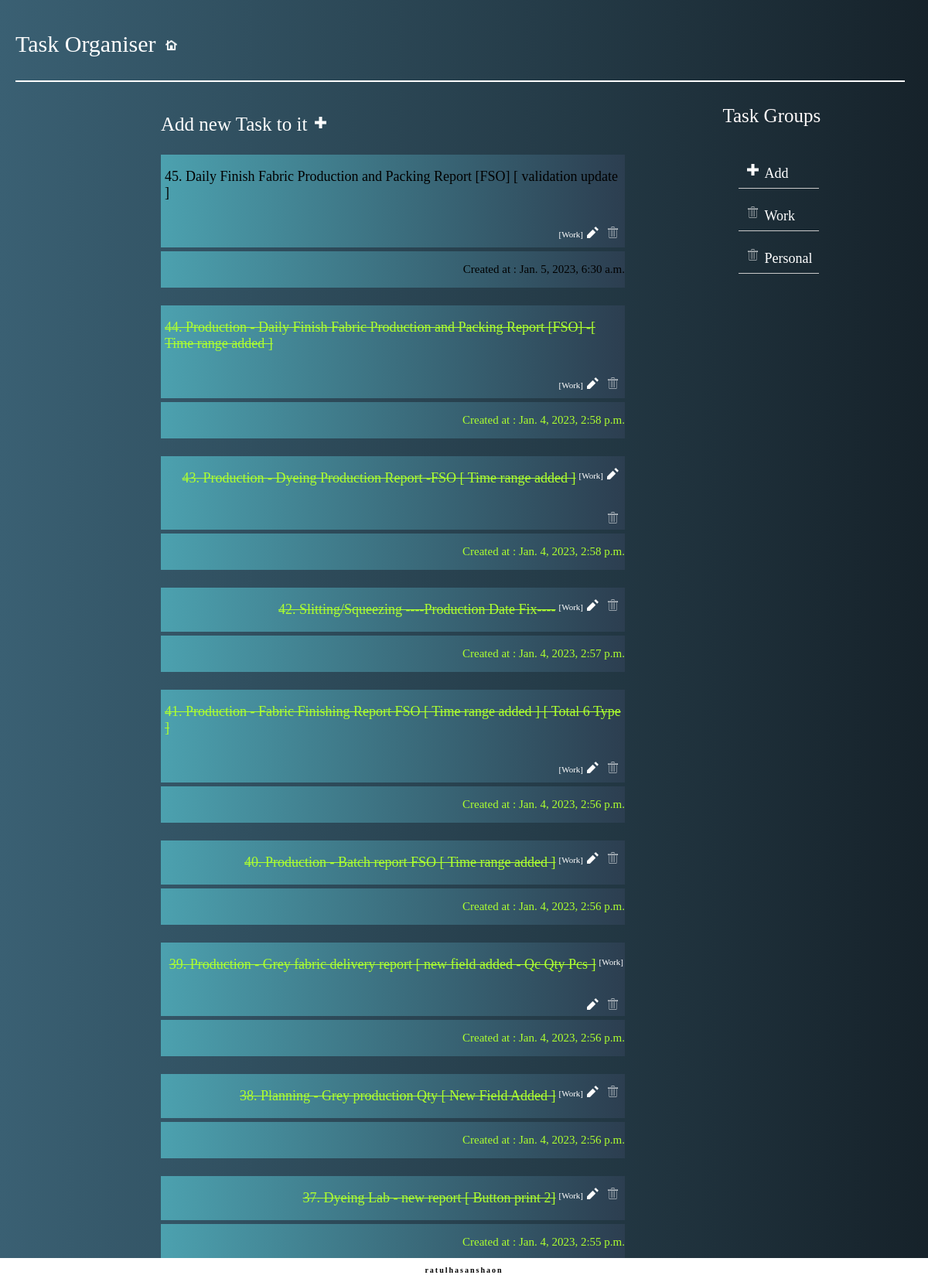
Before: / with the older database file.
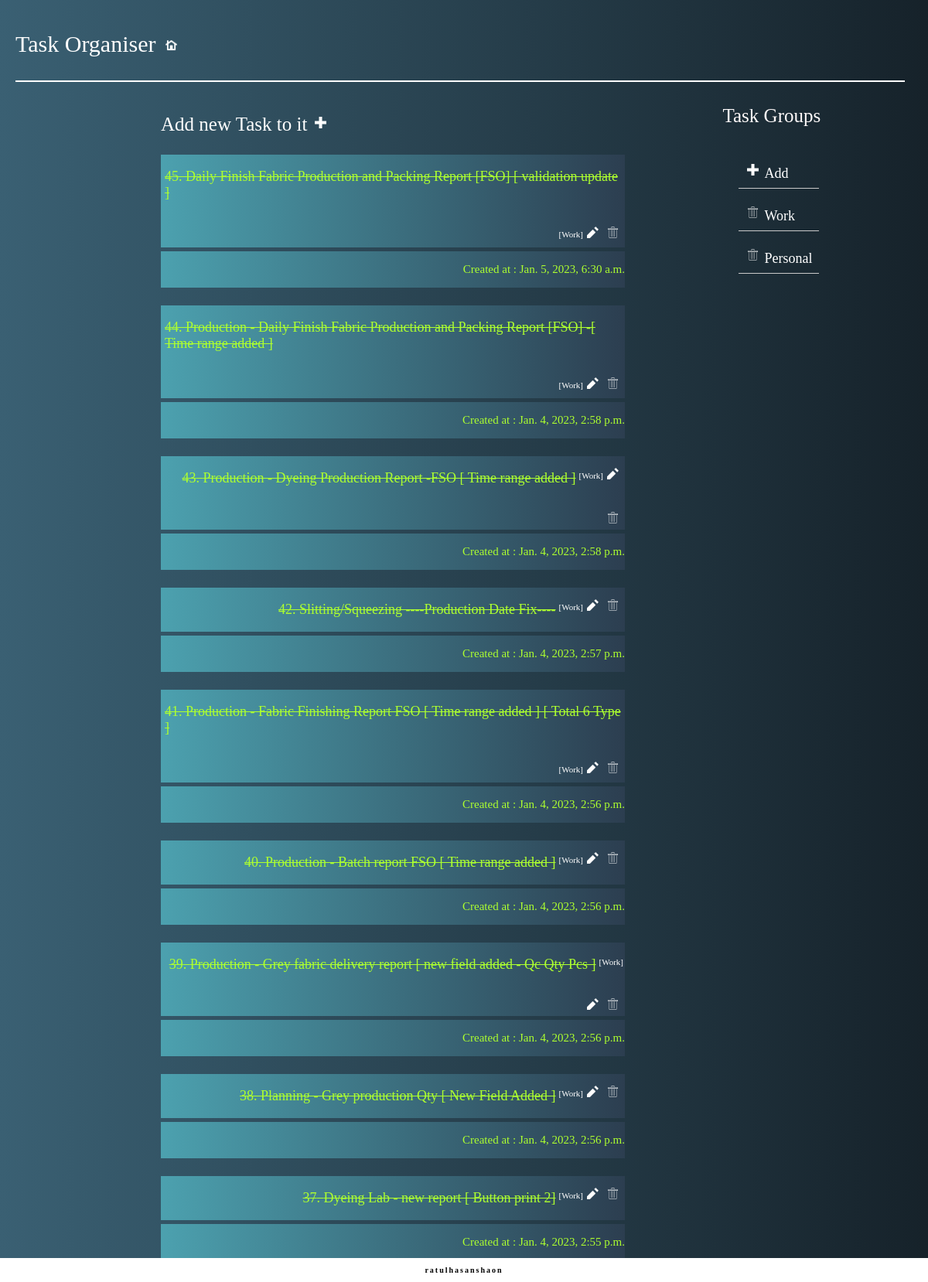
After: the same page with the newer database file.
### task_group/models.py (models this page shows, shortened)
class Task(models.Model):
    Catagories = models.ForeignKey(Catagories,related_name='Task',on_delete=models.CASCADE )
    title = models.CharField(max_length=256)
    created_date = models.DateTimeField(auto_now_add=True)
    done = models.BooleanField(default=False)
    class Meta:
        ordering = ["-created_date"]
    def __str__(self):
        return self.title

class Catagories (models.Model):
    catagories_name = models.CharField(max_length=20,primary_key=True)
    def __str__(self):
        return self.catagories_name

### task_group/views.py (the view)
# urls.py: path('',TaskListView.as_view(),name='tlist'),
class TaskListView(ListView):
    context_object_name = 'tasks'
    model = models.Task
    def get_context_data(self, **kwargs):
        context = super(TaskListView, self).get_context_data(**kwargs)
        context['cat_list'] = Catagories.objects.all()
        print(context)
        return context

### task_group/templates/task_group/task_list.html
{% extends 'task_group/base.html' %}
{% load static %}
{% block heading %}
Add new Task to it <a href="/task_create/" ><img src="{% static 'task_group/img/plus.png' %}"></a>
{% endblock %}
{% block content %}
{%for t in tasks %}
                <div class="items">
                    <div class="subitem">
                        {% if t.done %}
                       <p class="listitem1"><strike  >{{t.pk}}. {{t.title}}</strike></p>
                        {% else %}
                        <p class="listitem">{{t.pk}}. {{t.title}} </p>
                        {% endif %}
                        <p class="extra" > [{{t.Catagories}}]</p>
                        <a href="/task_update/{{t.pk}}"  class="update"><img src="{% static 'task_group/img/pencil.png' %}" ></a>
                        <a href="/task_delete/{{t.pk}}" ><img src="{% static 'task_group/img/trash.png' %}"></a>
                    </div>
                    <div class="subitem">
                        {% if t.done %}
                       <p class="complete_date">Created at : {{t.created_date}}</p>
                        {% else %}
                        <p class="li_style">Created at : {{t.created_date}}</p>
                        {% endif %}
                    </div>
                    <br>
                </div>
{% endfor %}
{% endblock %}

Changed rows visible on the page:
changed Task "Daily Finish Fabric Production and Packing Report [FSO] [ validation update ]": done False → True (drawn)
